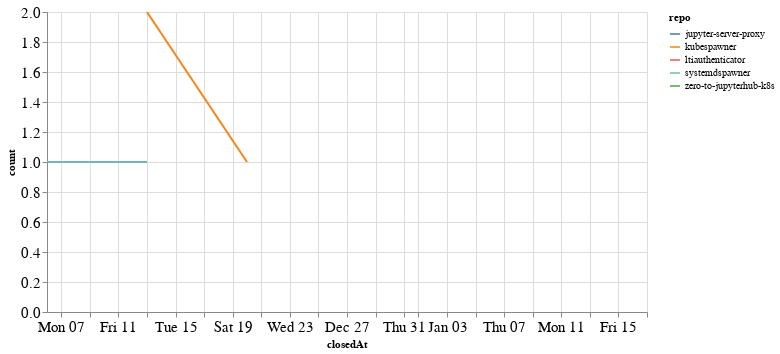

The notebook cell this image was saved under:
### Code cell
closed_by_time = closed_by.groupby('repo').resample('W', on='closedAt').count()['author'].reset_index()
closed_by_time = closed_by_time.rename(columns={'author': 'count'})

alt.Chart(closed_by_time, width=600).mark_line().encode(
    x='closedAt',
    y='count',
    color='repo',
    tooltip="repo"
)

### Figure 1 — Vega-Lite specification as saved in the notebook (floating-point values rounded to 4 significant figures)
{"config": {"axisLeft": {"labelFontSize": 15}, "axisBottom": {"labelFontSize": 15}}, "data": {"name": "data-f596d1835a6f541ec3268fc7b4c9f822"}, "mark": "line", "encoding": {"color": {"type": "nominal", "field": "repo"}, "tooltip": {"type": "nominal", "field": "repo"}, "x": {"type": "temporal", "field": "closedAt"}, "y": {"type": "quantitative", "field": "count"}}, "width": 600, "$schema": "https://vega.github.io/schema/vega-lite/v4.8.1.json", "datasets": {"data-f596d1835a6f541ec3268fc7b4c9f822": [{"repo": "jupyter-server-proxy", "closedAt": "2021-01-17T00:00:00", "count": 1}, {"repo": "kubespawner", "closedAt": "2020-12-13T00:00:00", "count": 2}, {"repo": "kubespawner", "closedAt": "2020-12-20T00:00:00", "count": 1}, {"repo": "ltiauthenticator", "closedAt": "2020-12-06T00:00:00", "count": 1}, {"repo": "systemdspawner", "closedAt": "2020-12-06T00:00:00", "count": 1}, {"repo": "systemdspawner", "closedAt": "2020-12-13T00:00:00", "count": 1}, {"repo": "zero-to-jupyterhub-k8s", "closedAt": "2020-12-20T00:00:00", "count": 1}]}}
